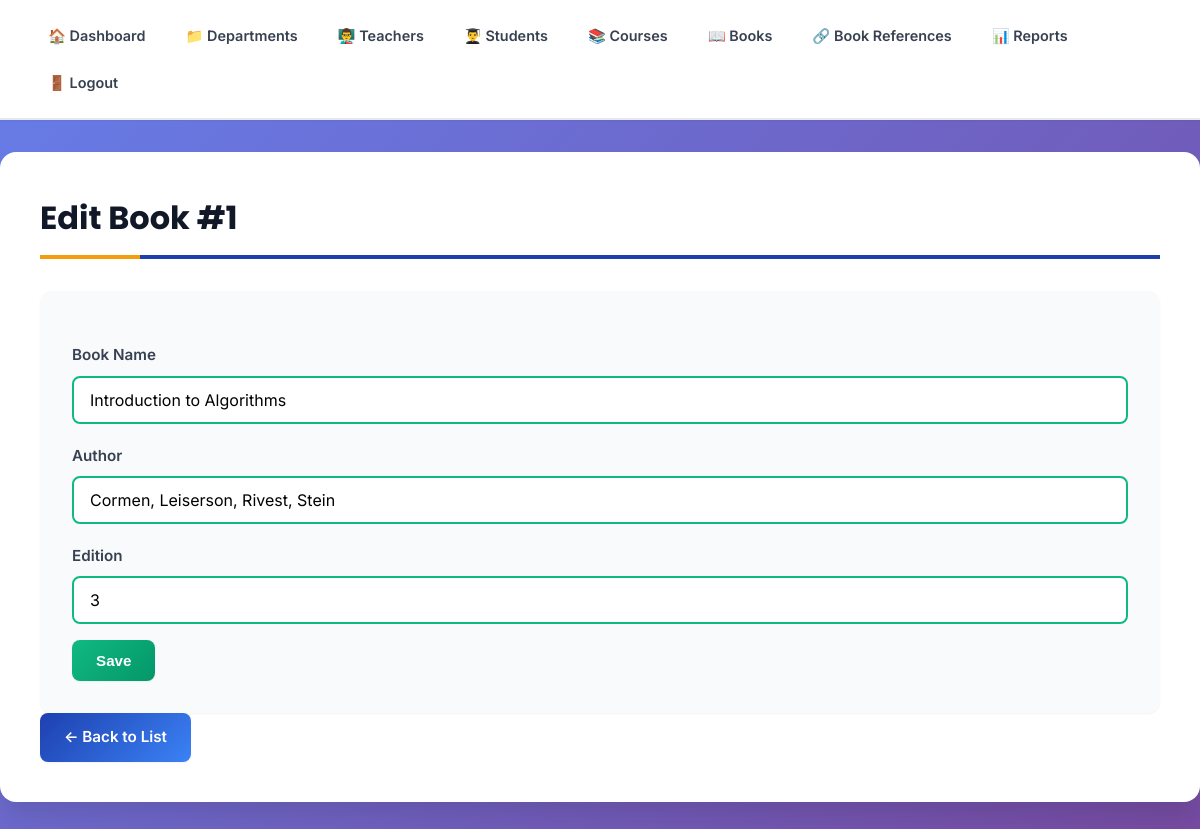
/admin/books_edit.php?id=1 (signed in), run on the app's committed database.
### tables this page shows
CREATE TABLE `books` (
  `book_no` int(11) NOT NULL,
  `book_name` varchar(150) NOT NULL,
  `author` varchar(100) DEFAULT NULL,
  `edition` int(11) DEFAULT NULL
);

### public/admin/books_edit.php (the view, shortened to what this page needs)
<?php
require_once __DIR__ . '/../../src/db.php';
$id = isset($_GET['id']) ? intval($_GET['id']) : 0;
$stmt = $mysqli->prepare("SELECT * FROM books WHERE book_no = ?");
$stmt->bind_param("i", $id);
$stmt->execute();
$res = $stmt->get_result();
$book = $res->fetch_assoc();
?>
<!doctype html>
<html><head><meta charset="utf-8"><title>Edit Book</title><link rel="stylesheet" href="../../css/style.css"></head>
<body>
  <?php include __DIR__ . '/../../src/admin_nav.php'; ?>
  <main class="container">
    <h2>Edit Book #<?=htmlspecialchars($book['book_no'])?></h2>
    <form method="post" action="">
      <label>Book Name</label>
      <input type="text" name="book_name" value="<?=htmlspecialchars($book['book_name'])?>" required>
      <label>Author</label>
      <input type="text" name="author" value="<?=htmlspecialchars($book['author'])?>">
      <label>Edition</label>
      <input type="number" name="edition" min="0" value="<?=htmlspecialchars($book['edition'])?>">
      <button class="btn" type="submit">Save</button>
    </form>
    <p><a href="books_list.php" class="btn">← Back to List</a></p>
  </main>
</body></html>

### css/style.css (style rules this page uses)
* { margin: 0; padding: 0; box-sizing: border-box; }
:root { --primary-color: #1e40af; --primary-dark: #1e3a8a; --primary-light: #3b82f6; --secondary-color: #0891b2; --accent-color: #f59e0b; --success-color: #10b981; --danger-color: #ef4444; --warning-color: #f59e0b; --white: #ffffff; --gray-50: #f9fafb; --gray-100: #f3f4f6; --gray-200: #e5e7eb; --gray-300: #d1d5db; --gray-400: #9ca3af; --gray-600: #4b5563; --gray-700: #374151; --gray-800: #1f2937; --gray-900: #111827; --shadow-sm: 0 1px 2px 0 rgba(0, 0, 0, 0.05); --shadow-md: 0 4px 6px -1px rgba(0, 0, 0, 0.1); --shadow-lg: 0 10px 15px -3px rgba(0, 0, 0, 0.1); --shadow-xl: 0 20px 25px -5px rgba(0, 0, 0, 0.1); --radius-sm: 0.375rem; --radius-md: 0.5rem; --radius-lg: 0.75rem; --radius-xl: 1rem; }
body { font-family: 'Inter', -apple-system, BlinkMacSystemFont, 'Segoe UI', sans-serif; background: linear-gradient(135deg, #667eea 0%, #764ba2 100%); background-attachment: fixed; min-height: 100vh; color: var(--gray-800); line-height: 1.6; }
.container { max-width: 1200px; margin: 2rem auto; background: var(--white); padding: 2.5rem; border-radius: var(--radius-xl); box-shadow: var(--shadow-xl); animation: fadeIn 0.5s ease; }
.container h2 { font-family: 'Poppins', sans-serif; font-size: 2rem; font-weight: 700; color: var(--gray-900); border-bottom: 4px solid var(--primary-color); padding-bottom: 0.75rem; margin-bottom: 2rem; position: relative; }
.container h2::after { content: ''; position: absolute; bottom: -4px; left: 0; width: 100px; height: 4px; background: var(--accent-color); }
.btn, a[href*="add"], button[type="submit"], input[type="submit"] { display: inline-block; padding: 0.75rem 1.5rem; font-weight: 600; text-decoration: none; border-radius: var(--radius-md); transition: all 0.3s ease; border: none; cursor: pointer; font-size: 0.95rem; box-shadow: var(--shadow-sm); }
.btn, a[href*="add"] { background: linear-gradient(135deg, var(--primary-color), var(--primary-light)); color: var(--white); }
button[type="submit"], input[type="submit"] { background: linear-gradient(135deg, var(--success-color), #059669); color: var(--white); margin-top: 1rem; }
form { background: var(--gray-50); padding: 2rem; border-radius: var(--radius-lg); margin-top: 1.5rem; box-shadow: var(--shadow-sm); }
form label { display: block; font-weight: 600; color: var(--gray-700); margin-top: 1.25rem; margin-bottom: 0.5rem; font-size: 0.95rem; }
form input, form select, form textarea { width: 100%; padding: 0.75rem 1rem; border: 2px solid var(--gray-300); border-radius: var(--radius-md); font-size: 1rem; transition: all 0.3s ease; background: var(--white); font-family: inherit; }
form input:valid { border-color: var(--success-color); }

### data on the page
books: book_no "1", book_name "Introduction to Algorithms", author "Cormen, Leiserson, Rivest, Stein", edition "3"
